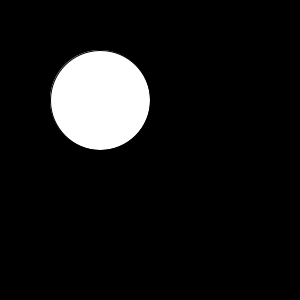
Frame 1 (no input)
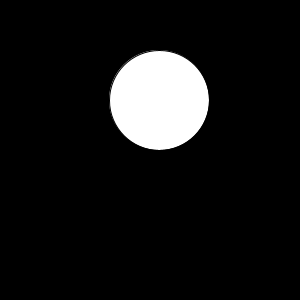
Frame 60 (the mouse pressed at the canvas centre just before this capture)
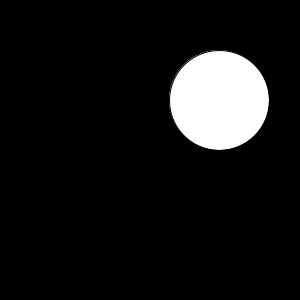
Frame 120 (the mouse held since frame 60 and released just before this capture)

The Processing sketch that drew these frames (run headless with seeded random() and noise(); from frame 60 on, the mouse is pressed at the canvas centre):

// Processing sketch: sketch_260408a
// ── sketch_260408a.pde
void setup()
{
  size(300,300);
}

float x = 100;
float y = 100;
float v = 1;

void draw()
{
  background(0,0,0);
  ellipse(x,y,100,100);
  x = x + v;
  if(300 < x)
  {
    v = -1;
  }
   if(x < 0)
  {
    v = 1;
  }
}
